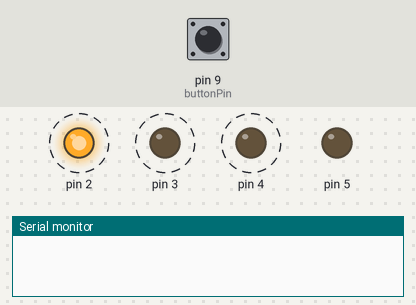
This sketch was run on a simulated Arduino Uno, built with avr-gcc and run on an emulated ATmega328P. Parts: output pins drawn as LEDs (lit = HIGH), the last lines printed to the serial monitor. Dashed ring = blinking. The test bench sets the inputs (shaded band); at power-on: pin 9 (buttonPin) HIGH. Pins used as bus, display or sensor lines are not drawn.

Above: at 1.2 s.
1.3 s: pin 9 (buttonPin) pulled LOW for 1 s
At 1.91 s:
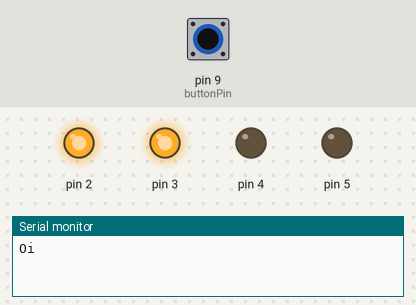
Timing chart, 0 to 10.3 s (numbered marks = the images above; inputs shaded):
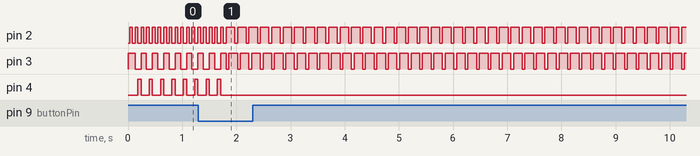

The sketch:

digitos4seguimentos7.ino
```cpp
volatile int contador = 1234;

int buttonPin = 9;
int clock1 = 6;
int resetClock = 7;
int buttonState;             // the current reading from the input pin
int lastButtonState = HIGH;   // the previous reading from the input pin

// the following variables are long's because the time, measured in miliseconds,
// will quickly become a bigger number than can be stored in an int.
long lastDebounceTime = 0;  // the last time the output pin was toggled
long debounceDelay = 50;    // the debounce time; increase if the output flickers
void setup()
{
  //Configura os pinos digitais 2, 3, 4 e 5 como saída digital
  Serial.begin(9600);
  DDRD = B00111100;
  pinMode(buttonPin, INPUT_PULLUP);
  PORTD = contador<<2;
  pinMode(clock1, OUTPUT);
  pinMode(resetClock, OUTPUT);
  delay(10);
  digitalWrite(resetClock, HIGH);
    delay(10);
   digitalWrite(resetClock, LOW);
    delay(10);
}
void loop()
{
  int reading = digitalRead(buttonPin);
  if (reading != lastButtonState) {
    lastDebounceTime = millis();
  }

  if ((millis() - lastDebounceTime) > debounceDelay) {
    // whatever the reading is at, it's been there for longer
    // than the debounce delay, so take it as the actual current state:

    // if the button state has changed:
    if (reading != buttonState) {
      buttonState = reading;

      // only toggle the LED if the new button state is HIGH
      if (buttonState == LOW) {
        if(contador<=0){
          contador=999;
        }else{
          Serial.println("Oi");
          contador--;
        }
      }
    }
  }
  byte digito1 = contador%10;
  byte digito2 = ((contador%100)-digito1)/10;
  byte digito3 = ((contador%1000)-digito1-digito2)/100;
  byte digito4 = (contador/1000);

  PORTD = digito2<<2;  //Rotaciona 2 vezes para esq. o contador e manda para os pinos de saída
  digitalWrite(clock1, HIGH);
  delay(50);
  digitalWrite(clock1, LOW);

  PORTD = digito3<<2;  //Rotaciona 2 vezes para esq. o contador e manda para os pinos de saída
  digitalWrite(clock1, HIGH);
  delay(50);
  digitalWrite(clock1, LOW);

  PORTD = digito4<<2;  //Rotaciona 2 vezes para esq. o contador e manda para os pinos de saída
  digitalWrite(clock1, HIGH);
  delay(50);
  digitalWrite(clock1, LOW);

  PORTD = digito1<<2;  //Rotaciona 2 vezes para esq. o contador e manda para os pinos de saída
  digitalWrite(clock1, HIGH);
  delay(50);
  digitalWrite(clock1, LOW);

  digitalWrite(resetClock, HIGH);
    delay(10);
   digitalWrite(resetClock, LOW);

  lastButtonState = reading;
}
```

Measured:
- after the input at 1.3 s, pin 4: goes on until 1.7 s, then stays LOW
- by itself, pin 4: alternates HIGH for 0.06 s and LOW for 0.15 s
